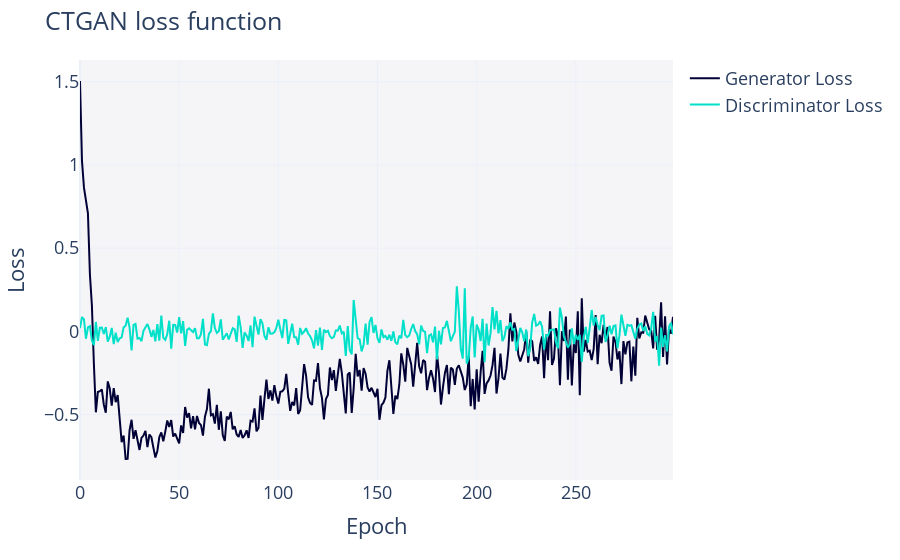

Notebook code cell kept with this figure:
### Code cell
# Visualising the loss functions
fig = ctgan.get_loss_values_plot()
fig.show()

### Figure 1 — Plotly figure (JSON) as saved in the notebook; plotly's stock layout.template omitted (floating-point values rounded to 4 significant figures; data arrays with more than 128 entries replaced by an {"elided": "..."} marker saying what was removed)
{"data": [{"hovertemplate": "variable=Generator Loss<br>Epoch=%{x}<br>value=%{y}<extra></extra>", "legendgroup": "Generator Loss", "line": {"color": "#000036", "dash": "solid"}, "marker": {"symbol": "circle"}, "mode": "lines", "name": "Generator Loss", "orientation": "v", "showlegend": true, "type": "scatter", "x": {"elided": "300 int values"}, "xaxis": "x", "y": {"elided": "300 float values"}, "yaxis": "y"}, {"hovertemplate": "variable=Discriminator Loss<br>Epoch=%{x}<br>value=%{y}<extra></extra>", "legendgroup": "Discriminator Loss", "line": {"color": "#01E0C9", "dash": "solid"}, "marker": {"symbol": "circle"}, "mode": "lines", "name": "Discriminator Loss", "orientation": "v", "showlegend": true, "type": "scatter", "x": {"elided": "300 int values"}, "xaxis": "x", "y": {"elided": "300 float values"}, "yaxis": "y"}], "layout": {"font": {"size": 18}, "legend": {"orientation": "v", "title": {"text": ""}, "tracegroupgap": 0}, "margin": {"t": 60}, "plot_bgcolor": "#F5F5F8", "title": {"text": "CTGAN loss function"}, "xaxis": {"anchor": "y", "domain": [0, 1], "title": {"text": "Epoch"}}, "yaxis": {"anchor": "x", "domain": [0, 1], "title": {"text": "Loss"}}}}
